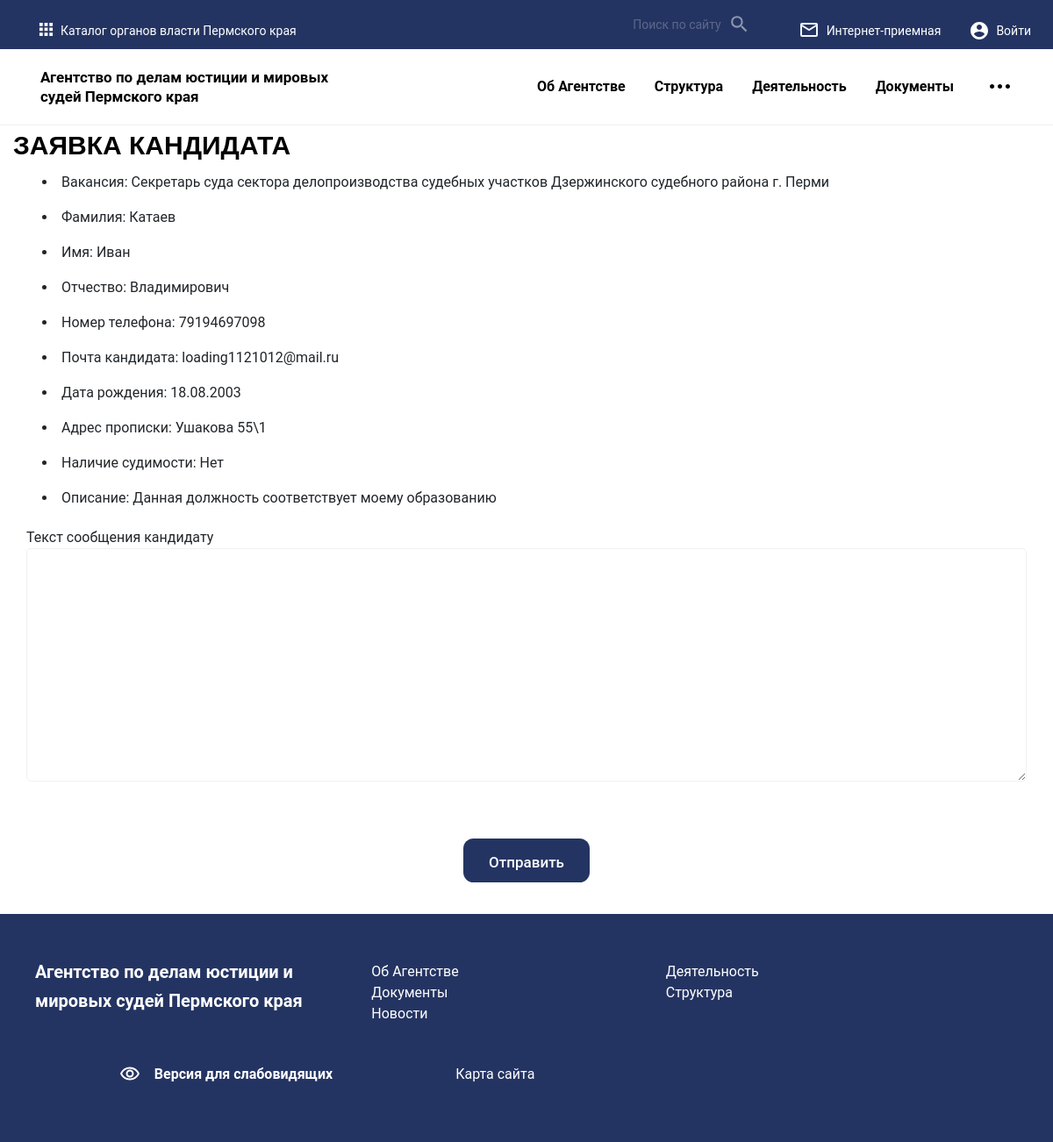
The app's page /detail/2 with its own data.
### startform/models.py (models this page shows)
class FeedbacksModel(models.Model):
    vacation = models.CharField(max_length=250, choices=COLOR_CHOICES)
    name = models.CharField(max_length=250)
    middlename = models.CharField(max_length=250)
    surrname = models.CharField(max_length=250, blank=True)
    number = models.IntegerField(null=True, default=None)
    emails = models.EmailField()
    date_ofbirth = models.CharField(max_length=50)
    residential_address = models.CharField(max_length=250)
    criminal_record = models.CharField(max_length=250, choices=TYPE_SELECT, default='Нет')
    description = models.CharField(max_length=250)
    response_status = models.TextField()
    class Meta:
        verbose_name = 'Vacancy'
        verbose_name_plural = 'Vacancys'

### startform/views.py (the view)
# urls.py: path('detail/<int:feedback_id>', views.feedback_detail, name='feedback_detail'),
def feedback_detail(request, feedback_id):
    template = 'user/detail.html'
    detail = get_object_or_404(FeedbacksModel, pk=feedback_id)
    form = ResponseForm(request.POST or None)
    context = {
        'detail': detail,
        'form': form,
    }
    if form.is_valid():
        form.save()
    send_mail(
        'Тема письма',
        'Текст письма.',
        DEFAULT_FROM_EMAIL,  # Это поле "От кого"
        ['to@example.com'],
        fail_silently=True,
    )
    return render(request, template, context)

### startform/forms.py
class ResponseForm(forms.ModelForm):
    def __init__(self, *args, **kwargs):
        super().__init__(*args, **kwargs)
    class Meta:
        model = FeedbacksModel
        fields = ('response_status',)
        labels = {
            'response_status': ('Текст сообщения кандидату'),
        }

### startform/templates/user/detail.html (shortened to what this page needs)
{% load static %}
<!DOCTYPE html>
<html lang="en">
<head>
    <link rel="stylesheet" href="{% static 'css/Stail.css' %}">
</head>
<body>
    <header class="header">
        {% include 'includes/header.html' %}
    </header><div class="col-12">
        <h2 class="app-title support__title">Заявка кандидата</h2>
    </div>
    <div style="margin-left: 4%">
        <li>Вакансия: {{ detail.vacation }}</li>
        <li>Фамилия: {{ detail.middlename }}</li>
        <li>Имя: {{ detail.name }}</li>
        <li>Отчество: {{ detail.surrname }}</li>
        <li>Номер телефона: {{ detail.number }}</li>
        <li>Почта кандидата: {{ detail.emails }}</li>
        <li>Дата рождения: {{ detail.date_ofbirth }}</li>
        <li>Адрес прописки: {{ detail.residential_address }}</li>
        <li>Наличие судимости: {{ detail.criminal_record }}</li>
        <li>Описание: {{ detail.description }}</li>
    </div>
    <div class="col-12">
        <div class=" support-ticket-push__form">
            <div class="support-ticket-group">
                <div class="col">
                    <form action="{% url 'appeal:feedback_detail' detail.pk %}"  method="post">
                        {% for field in form %}
                            {{field.label}}
                            {{field}}
                        {%endfor%}
                        <button class="support-ticket__submit" type="submit">Отправить</button>
                    </form>
                </div>
            </div>
        </div>
    </div>
    <footer class="footer">
        {% include 'includes/footer.html' %}
    </footer>
<body>

### records on screen
FeedbacksModel: vacation "Секретарь суда сектора делопроизводства судебных участков Дзержинского судебного района г. Перми", middlename "Катаев", name "Иван", surrname "Владимирович", number "79194697098", emails "loading1121012@mail.ru", date_ofbirth "18.08.2003", residential_address "Ушакова 55\\1", criminal_record "Нет", description "Данная должность соответствует моему образованию"

### other values on screen
{{ field.label }} "Текст сообщения кандидату"
